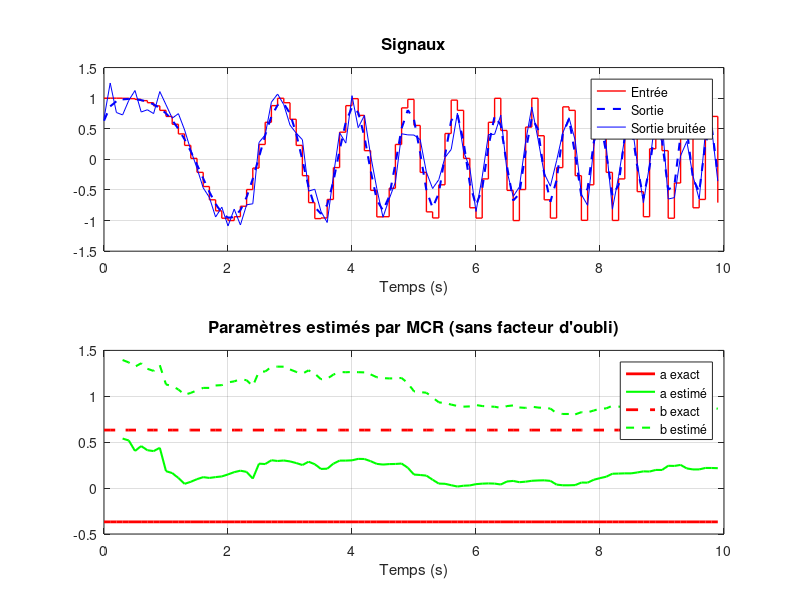
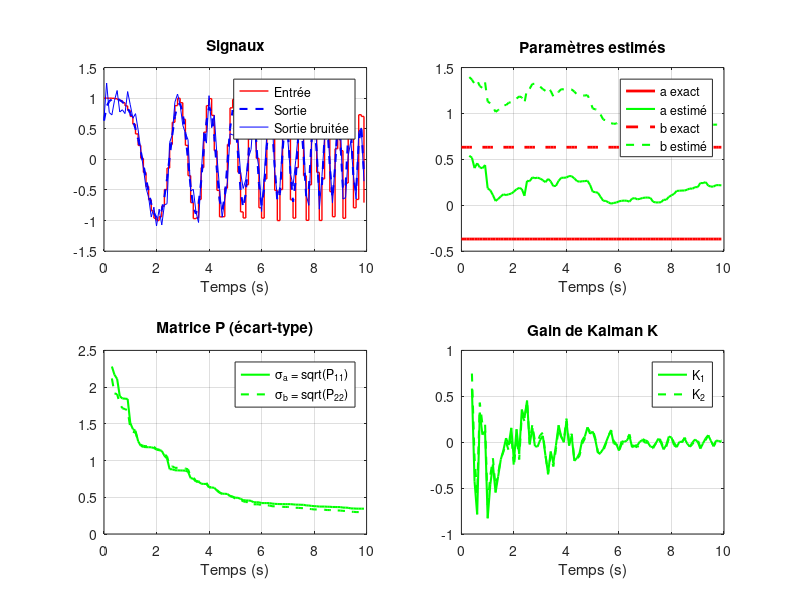

Write MATLAB code to recreate these figures, in order. (Note: this script raises an error after producing the figures.)
%%%%%%%%%%%%%%%%%%%%%%%%%%%%%%%%%%%%%%%%%%%%%%%%%%%%%%%%%%%%%%%%%%%%%%%%%%%
% Script automatisé pour la Manipulation 2 du TP
% MCR avec facteur d'oubli
% (Version sans Control System Toolbox)
%%%%%%%%%%%%%%%%%%%%%%%%%%%%%%%%%%%%%%%%%%%%%%%%%%%%%%%%%%%%%%%%%%%%%%%%%%%

clear all; close all; clc;

% Créer le dossier pour les figures
figPath = '../LATEX/figures/';
if ~exist(figPath, 'dir')
    mkdir(figPath);
end

%% ========================================================================
% PARTIE 1 : MCR sans facteur d'oubli - Système stationnaire
% =========================================================================
fprintf('\n=== PARTIE 1 : MCR sans facteur d''oubli ===\n');

N = 100;
RSB = 10;

% Système stationnaire
Ka = 1; tau = 0.1;
Te = 0.1; Fe = 1/Te;
a = -exp(-Te/tau); b = Ka*(1+a);
t = (0:N-1)*Te; t = t(:);

% Entrée chirp
f_min = 0; f_max = 0.25*Fe;
e = chirp(t, f_min, max(t), f_max); e = e(:);

% Sortie (simulation manuelle du filtre)
s = filter(b, [1 a], e);
Ps = sum(s.^2)/N;
Pb = Ps/RSB; sigma_b = sqrt(Pb);
s_b = s + sigma_b*randn(N,1);

% Initialisation MCR
N1 = 4;
x = s_b(2:N1); C = [-s_b(1:N1-1) e(1:N1-1)];
est = (C.'*C)\C.'*x;
a_est = zeros(1,N); b_est = zeros(1,N);
a_est(N1) = est(1); b_est(N1) = est(2);
P = inv(C'*C);
P11 = zeros(1,N); P22 = zeros(1,N);
K1 = zeros(1,N); K2 = zeros(1,N);
P11(N1) = P(1,1); P22(N1) = P(2,2);

% Estimation récursive (lambda = 1, pas d'oubli)
for n = N1+1:N
    c = [-s_b(n-1) e(n-1)]';
    K = P*c/(c'*P*c+1);
    K1(n) = K(1); K2(n) = K(2);
    P = P - K*c.'*P;
    P11(n) = P(1,1); P22(n) = P(2,2);
    est = est + K*(s_b(n)-c.'*est);
    a_est(n) = est(1); b_est(n) = est(2);
end

fig = figure('Position', [100 100 900 600], 'Visible', 'off');
subplot(2,1,1);
stairs(t, e, 'r', 'LineWidth', 1); hold on;
plot(t, s, 'b--', 'LineWidth', 1.5);
plot(t, s_b, 'b', 'LineWidth', 0.5);
title('Signaux', 'FontSize', 12);
legend('Entrée', 'Sortie', 'Sortie bruitée', 'Location', 'best');
xlabel('Temps (s)'); grid on;

subplot(2,1,2);
plot(t, a*ones(1,N), 'r', 'LineWidth', 2); hold on;
plot(t(N1:N), a_est(N1:N), 'g', 'LineWidth', 1.5);
plot(t, b*ones(1,N), 'r--', 'LineWidth', 2);
plot(t(N1:N), b_est(N1:N), 'g--', 'LineWidth', 1.5);
title('Paramètres estimés par MCR (sans facteur d''oubli)', 'FontSize', 12);
legend('a exact', 'a estimé', 'b exact', 'b estimé', 'Location', 'best');
xlabel('Temps (s)'); grid on;
saveas(fig, [figPath 'manip2_MCR_sans_oubli.png']);
close(fig);

% Figure supplémentaire : évolution de P et K
fig2 = figure('Position', [100 100 900 600], 'Visible', 'off');
subplot(2,2,1);
stairs(t, e, 'r', 'LineWidth', 1); hold on;
plot(t, s, 'b--', 'LineWidth', 1.5);
plot(t, s_b, 'b', 'LineWidth', 0.5);
title('Signaux'); legend('Entrée', 'Sortie', 'Sortie bruitée');
xlabel('Temps (s)'); grid on;

subplot(2,2,2);
plot(t, a*ones(1,N), 'r', 'LineWidth', 2); hold on;
plot(t(N1:N), a_est(N1:N), 'g', 'LineWidth', 1.5);
plot(t, b*ones(1,N), 'r--', 'LineWidth', 2);
plot(t(N1:N), b_est(N1:N), 'g--', 'LineWidth', 1.5);
title('Paramètres estimés');
legend('a exact', 'a estimé', 'b exact', 'b estimé');
xlabel('Temps (s)'); grid on;

subplot(2,2,3);
plot(t(N1:N), sqrt(P11(N1:N)), 'g', 'LineWidth', 1.5); hold on;
plot(t(N1:N), sqrt(P22(N1:N)), 'g--', 'LineWidth', 1.5);
title('Matrice P (écart-type)');
legend('\sigma_a = sqrt(P_{11})', '\sigma_b = sqrt(P_{22})');
xlabel('Temps (s)'); grid on;

subplot(2,2,4);
plot(t(N1+1:N), K1(N1+1:N), 'g', 'LineWidth', 1.5); hold on;
plot(t(N1+1:N), K2(N1+1:N), 'g--', 'LineWidth', 1.5);
title('Gain de Kalman K');
legend('K_1', 'K_2');
xlabel('Temps (s)'); grid on;

sgtitle('MCR : Évolution des paramètres et gains', 'FontSize', 14);
saveas(fig2, [figPath 'manip2_MCR_details.png']);
close(fig2);

%% ========================================================================
% PARTIE 2 : MCR avec facteur d'oubli - Système non stationnaire
% =========================================================================
fprintf('\n=== PARTIE 2 : MCR avec facteur d''oubli (système non stationnaire) ===\n');

N = 500;
RSB = 10;

% Système non stationnaire (saut de paramètres)
Ka1 = 1; Ka2 = 0.8;
tau1 = 0.1; tau2 = 0.08;
Ka_vec = [Ka1*ones(N/2,1); Ka2*ones(N/2,1)];
tau_vec = [tau1*ones(N/2,1); tau2*ones(N/2,1)];
Te = 0.1; Fe = 1/Te;
a_true = -exp(-Te./tau_vec);
b_true = Ka_vec.*(1+a_true);
t = (0:N-1)*Te; t = t(:);

% Entrée chirp
f_min = 0; f_max = 0.25*Fe;
e = chirp(t, f_min, max(t), f_max); e = e(:);

% Sortie du système non stationnaire
s = zeros(N,1);
for n = 2:N
    s(n) = b_true(n)*e(n-1) - a_true(n)*s(n-1);
end
Ps = sum(s(1:N/2-100).^2)/(N/2-100);
Pb = Ps/RSB; sigma_b = sqrt(Pb);
s_b = s + sigma_b*randn(N,1);

% Test avec différentes valeurs de lambda
lambda_values = [1, 0.98, 0.95, 0.9];

for idx = 1:length(lambda_values)
    lambda = lambda_values(idx);
    fprintf('Lambda = %.2f\n', lambda);

    % Initialisation
    N1 = 4;
    x = s_b(2:N1); C = [-s_b(1:N1-1) e(1:N1-1)];
    est = (C.'*C)\C.'*x;
    a_est = zeros(1,N); b_est = zeros(1,N);
    a_est(N1) = est(1); b_est(N1) = est(2);
    P = diag([1^2, 20^2]);

    % Estimation récursive avec facteur d'oubli
    for n = N1+1:N
        c = [-s_b(n-1) e(n-1)]';
        K = P*c/(c'*P*c + lambda);
        P = 1/lambda*(P - K*c.'*P);
        est = est + K*(s_b(n) - c.'*est);
        a_est(n) = est(1); b_est(n) = est(2);
    end

    fig = figure('Position', [100 100 900 600], 'Visible', 'off');
    subplot(2,1,1);
    stairs(t, e, 'r', 'LineWidth', 0.5); hold on;
    plot(t, s, 'b--', 'LineWidth', 1);
    plot(t, s_b, 'b', 'LineWidth', 0.3);
    title(sprintf('Signaux (\\lambda = %.2f)', lambda), 'FontSize', 12);
    legend('Entrée', 'Sortie', 'Sortie bruitée', 'Location', 'best');
    xlabel('Temps (s)'); grid on;

    subplot(2,1,2);
    plot(t, a_true, 'r', 'LineWidth', 2); hold on;
    plot(t(N1:N), a_est(N1:N), 'g', 'LineWidth', 1.5);
    plot(t, b_true, 'r--', 'LineWidth', 2);
    plot(t(N1:N), b_est(N1:N), 'g--', 'LineWidth', 1.5);
    xline(t(N/2), 'k--', 'LineWidth', 1);
    title(sprintf('Paramètres estimés par MCR (\\lambda = %.2f)', lambda), 'FontSize', 12);
    legend('a exact', 'a estimé', 'b exact', 'b estimé', 'Saut', 'Location', 'best');
    xlabel('Temps (s)'); grid on;

    lambda_str = strrep(num2str(lambda), '.', '_');
    saveas(fig, [figPath 'manip2_MCR_lambda' lambda_str '.png']);
    close(fig);
end

%% ========================================================================
% PARTIE 3 : Comparaison des différentes valeurs de lambda
% =========================================================================
fprintf('\n=== PARTIE 3 : Comparaison des valeurs de lambda ===\n');

fig = figure('Position', [100 100 1000 700], 'Visible', 'off');
colors = {'b', [0 0.5 0], 'm', 'c'};
legend_entries_a = {'Exact'};
legend_entries_b = {'Exact'};

for idx = 1:length(lambda_values)
    lambda = lambda_values(idx);

    % Initialisation
    N1 = 4;
    x = s_b(2:N1); C = [-s_b(1:N1-1) e(1:N1-1)];
    est = (C.'*C)\C.'*x;
    a_est = zeros(1,N); b_est = zeros(1,N);
    a_est(N1) = est(1); b_est(N1) = est(2);
    P = diag([1^2, 20^2]);

    for n = N1+1:N
        c = [-s_b(n-1) e(n-1)]';
        K = P*c/(c'*P*c + lambda);
        P = 1/lambda*(P - K*c.'*P);
        est = est + K*(s_b(n) - c.'*est);
        a_est(n) = est(1); b_est(n) = est(2);
    end

    subplot(2,1,1);
    if idx == 1
        plot(t, a_true, 'r', 'LineWidth', 2); hold on;
    end
    plot(t(N1:N), a_est(N1:N), 'Color', colors{idx}, 'LineWidth', 1.2);
    legend_entries_a{end+1} = sprintf('\\lambda=%.2f', lambda);

    subplot(2,1,2);
    if idx == 1
        plot(t, b_true, 'r', 'LineWidth', 2); hold on;
    end
    plot(t(N1:N), b_est(N1:N), 'Color', colors{idx}, 'LineWidth', 1.2);
    legend_entries_b{end+1} = sprintf('\\lambda=%.2f', lambda);
end

subplot(2,1,1);
xline(t(N/2), 'k--', 'LineWidth', 1);
title('Comparaison de l''estimation de a pour différentes valeurs de \lambda', 'FontSize', 12);
legend(legend_entries_a, 'Location', 'best');
xlabel('Temps (s)'); ylabel('a'); grid on;

subplot(2,1,2);
xline(t(N/2), 'k--', 'LineWidth', 1);
title('Comparaison de l''estimation de b pour différentes valeurs de \lambda', 'FontSize', 12);
legend(legend_entries_b, 'Location', 'best');
xlabel('Temps (s)'); ylabel('b'); grid on;

sgtitle('Influence du facteur d''oubli \lambda sur le suivi de paramètres', 'FontSize', 14);
saveas(fig, [figPath 'manip2_comparaison_lambda.png']);
close(fig);

%% ========================================================================
% PARTIE 4 : Étude statistique MCR avec facteur d'oubli
% =========================================================================
fprintf('\n=== PARTIE 4 : Étude statistique MCR ===\n');

I = 50; % nombre de simulations
lambda = 0.95;

fig = figure('Position', [100 100 900 500], 'Visible', 'off');

subplot(1,2,1);
plot(t, a_true, 'r', 'LineWidth', 2); hold on;
title('Estimation de a (\lambda = 0.95)');
xlabel('Temps (s)'); ylabel('a'); grid on;

subplot(1,2,2);
plot(t, b_true, 'r', 'LineWidth', 2); hold on;
title('Estimation de b (\lambda = 0.95)');
xlabel('Temps (s)'); ylabel('b'); grid on;

for i = 1:I
    s_b_i = s + sigma_b*randn(N,1);

    % Initialisation
    N1 = 4;
    x = s_b_i(2:N1); C = [-s_b_i(1:N1-1) e(1:N1-1)];
    est = (C.'*C)\C.'*x;
    a_est = zeros(1,N); b_est = zeros(1,N);
    a_est(N1) = est(1); b_est(N1) = est(2);
    P = diag([1^2, 20^2]);

    for n = N1+1:N
        c = [-s_b_i(n-1) e(n-1)]';
        K = P*c/(c'*P*c + lambda);
        P = 1/lambda*(P - K*c.'*P);
        est = est + K*(s_b_i(n) - c.'*est);
        a_est(n) = est(1); b_est(n) = est(2);
    end

    subplot(1,2,1);
    plot(t(N1:N), a_est(N1:N), 'g', 'LineWidth', 0.3);

    subplot(1,2,2);
    plot(t(N1:N), b_est(N1:N), 'g', 'LineWidth', 0.3);
end

subplot(1,2,1);
plot(t, a_true, 'r', 'LineWidth', 2);
legend('Valeur exacte', 'Estimations', 'Location', 'best');

subplot(1,2,2);
plot(t, b_true, 'r', 'LineWidth', 2);
legend('Valeur exacte', 'Estimations', 'Location', 'best');

sgtitle(sprintf('MCR avec facteur d''oubli : %d simulations', I), 'FontSize', 14);
saveas(fig, [figPath 'manip2_etude_statistique.png']);
close(fig);

fprintf('\nFigures sauvegardées dans %s\n', figPath);
fprintf('=== FIN MANIPULATION 2 ===\n');
